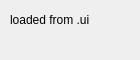
<ui version='4.0'><class>Form</class><widget class='QWidget' name='Form'><property name='geometry'><rect><x>0</x><y>0</y><width>140</width><height>60</height></rect></property><widget class='QLabel' name='label'><property name='geometry'><rect><x>10</x><y>10</y><width>120</width><height>20</height></rect></property><property name='text'><string>loaded from .ui</string></property></widget></widget></ui>
